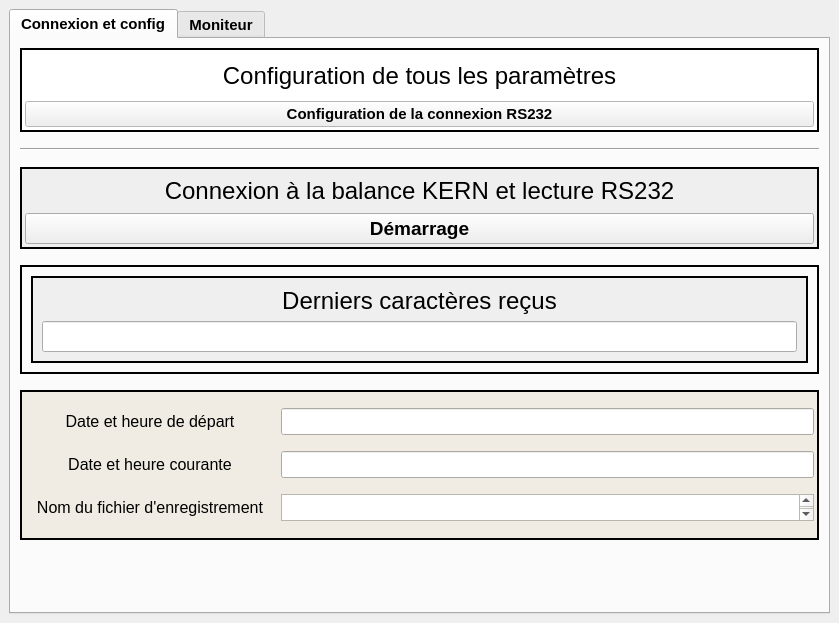
<?xml version="1.0" encoding="UTF-8"?>
<ui version="4.0">
 <class>TPG300</class>
 <widget class="QMainWindow" name="TPG300">
  <property name="geometry">
   <rect>
    <x>0</x>
    <y>0</y>
    <width>839</width>
    <height>623</height>
   </rect>
  </property>
  <property name="sizePolicy">
   <sizepolicy hsizetype="Preferred" vsizetype="Preferred">
    <horstretch>0</horstretch>
    <verstretch>0</verstretch>
   </sizepolicy>
  </property>
  <property name="windowTitle">
   <string>balance KERN lecture RS232 - LETELLIER Frederic - septembre 2025</string>
  </property>
  <widget class="QWidget" name="centralwidget">
   <layout class="QGridLayout">
    <property name="leftMargin">
     <number>9</number>
    </property>
    <property name="topMargin">
     <number>9</number>
    </property>
    <property name="rightMargin">
     <number>9</number>
    </property>
    <property name="bottomMargin">
     <number>9</number>
    </property>
    <property name="spacing">
     <number>6</number>
    </property>
    <item row="0" column="0">
     <widget class="QTabWidget" name="tabWidget">
      <property name="font">
       <font>
        <pointsize>11</pointsize>
        <bold>true</bold>
        <strikeout>false</strikeout>
        <kerning>false</kerning>
       </font>
      </property>
      <property name="currentIndex">
       <number>0</number>
      </property>
      <widget class="QWidget" name="tab">
       <attribute name="title">
        <string>Connexion et config</string>
       </attribute>
       <layout class="QGridLayout">
        <property name="leftMargin">
         <number>9</number>
        </property>
        <property name="topMargin">
         <number>9</number>
        </property>
        <property name="rightMargin">
         <number>9</number>
        </property>
        <property name="bottomMargin">
         <number>9</number>
        </property>
        <property name="spacing">
         <number>6</number>
        </property>
        <item row="9" column="0">
         <spacer>
          <property name="orientation">
           <enum>Qt::Orientation::Vertical</enum>
          </property>
          <property name="sizeHint" stdset="0">
           <size>
            <width>20</width>
            <height>20</height>
           </size>
          </property>
         </spacer>
        </item>
        <item row="6" column="0">
         <widget class="QFrame" name="frame_1_3">
          <property name="minimumSize">
           <size>
            <width>16</width>
            <height>0</height>
           </size>
          </property>
          <property name="palette">
           <palette>
            <active/>
            <inactive/>
            <disabled/>
           </palette>
          </property>
          <property name="autoFillBackground">
           <bool>false</bool>
          </property>
          <property name="frameShape">
           <enum>QFrame::Shape::WinPanel</enum>
          </property>
          <property name="frameShadow">
           <enum>QFrame::Shadow::Plain</enum>
          </property>
          <property name="lineWidth">
           <number>1</number>
          </property>
          <property name="midLineWidth">
           <number>0</number>
          </property>
          <layout class="QGridLayout">
           <property name="leftMargin">
            <number>9</number>
           </property>
           <property name="topMargin">
            <number>9</number>
           </property>
           <property name="rightMargin">
            <number>9</number>
           </property>
           <property name="bottomMargin">
            <number>9</number>
           </property>
           <property name="spacing">
            <number>6</number>
           </property>
           <item row="0" column="0">
            <widget class="QFrame" name="frame_2_1">
             <property name="palette">
              <palette>
               <active/>
               <inactive/>
               <disabled/>
              </palette>
             </property>
             <property name="autoFillBackground">
              <bool>true</bool>
             </property>
             <property name="frameShape">
              <enum>QFrame::Shape::WinPanel</enum>
             </property>
             <property name="frameShadow">
              <enum>QFrame::Shadow::Plain</enum>
             </property>
             <property name="lineWidth">
              <number>1</number>
             </property>
             <layout class="QGridLayout">
              <property name="leftMargin">
               <number>9</number>
              </property>
              <property name="topMargin">
               <number>9</number>
              </property>
              <property name="rightMargin">
               <number>9</number>
              </property>
              <property name="bottomMargin">
               <number>9</number>
              </property>
              <property name="spacing">
               <number>6</number>
              </property>
              <item row="0" column="0">
               <widget class="QLabel" name="label_4">
                <property name="font">
                 <font>
                  <pointsize>18</pointsize>
                  <bold>false</bold>
                  <strikeout>false</strikeout>
                  <kerning>false</kerning>
                 </font>
                </property>
                <property name="text">
                 <string>Derniers caractères reçus</string>
                </property>
                <property name="alignment">
                 <set>Qt::AlignmentFlag::AlignCenter</set>
                </property>
               </widget>
              </item>
              <item row="1" column="0">
               <widget class="QLineEdit" name="lineEdit_1_1">
                <property name="font">
                 <font>
                  <pointsize>14</pointsize>
                  <bold>true</bold>
                  <strikeout>false</strikeout>
                  <kerning>false</kerning>
                 </font>
                </property>
               </widget>
              </item>
             </layout>
            </widget>
           </item>
          </layout>
         </widget>
        </item>
        <item row="7" column="0">
         <spacer>
          <property name="orientation">
           <enum>Qt::Orientation::Vertical</enum>
          </property>
          <property name="sizeType">
           <enum>QSizePolicy::Policy::Fixed</enum>
          </property>
          <property name="sizeHint" stdset="0">
           <size>
            <width>20</width>
            <height>10</height>
           </size>
          </property>
         </spacer>
        </item>
        <item row="3" column="0">
         <spacer>
          <property name="orientation">
           <enum>Qt::Orientation::Vertical</enum>
          </property>
          <property name="sizeType">
           <enum>QSizePolicy::Policy::Fixed</enum>
          </property>
          <property name="sizeHint" stdset="0">
           <size>
            <width>20</width>
            <height>10</height>
           </size>
          </property>
         </spacer>
        </item>
        <item row="4" column="0">
         <widget class="QFrame" name="frame_1_1">
          <property name="minimumSize">
           <size>
            <width>16</width>
            <height>82</height>
           </size>
          </property>
          <property name="palette">
           <palette>
            <active/>
            <inactive/>
            <disabled/>
           </palette>
          </property>
          <property name="autoFillBackground">
           <bool>true</bool>
          </property>
          <property name="frameShape">
           <enum>QFrame::Shape::WinPanel</enum>
          </property>
          <property name="frameShadow">
           <enum>QFrame::Shadow::Plain</enum>
          </property>
          <property name="lineWidth">
           <number>1</number>
          </property>
          <property name="midLineWidth">
           <number>0</number>
          </property>
          <layout class="QGridLayout">
           <property name="leftMargin">
            <number>3</number>
           </property>
           <property name="topMargin">
            <number>3</number>
           </property>
           <property name="rightMargin">
            <number>3</number>
           </property>
           <property name="bottomMargin">
            <number>3</number>
           </property>
           <property name="spacing">
            <number>3</number>
           </property>
           <item row="0" column="0">
            <widget class="QLabel" name="label">
             <property name="font">
              <font>
               <pointsize>18</pointsize>
               <bold>false</bold>
               <underline>false</underline>
               <strikeout>false</strikeout>
               <kerning>false</kerning>
              </font>
             </property>
             <property name="autoFillBackground">
              <bool>false</bool>
             </property>
             <property name="text">
              <string>Connexion à la balance KERN et lecture RS232</string>
             </property>
             <property name="alignment">
              <set>Qt::AlignmentFlag::AlignCenter</set>
             </property>
            </widget>
           </item>
           <item row="1" column="0">
            <widget class="QPushButton" name="pushButton_1_3">
             <property name="font">
              <font>
               <pointsize>14</pointsize>
               <bold>true</bold>
               <strikeout>false</strikeout>
               <kerning>false</kerning>
              </font>
             </property>
             <property name="toolTip">
              <string comment="En appuyant sur le bout">&lt;html&gt;&lt;head&gt;&lt;meta name=&quot;qrichtext&quot; content=&quot;1&quot; /&gt;&lt;style type=&quot;text/css&quot;&gt;
p, li { white-space: pre-wrap; }
&lt;/style&gt;&lt;/head&gt;&lt;body style=&quot; font-family:'MS Shell Dlg 2'; font-size:14pt; font-weight:400; font-style:normal; text-decoration:none;&quot;&gt;
&lt;p style=&quot; margin-top:0px; margin-bottom:0px; margin-left:0px; margin-right:0px; -qt-block-indent:0; text-indent:0px;&quot;&gt;En appuyant sur le bouton, vous démarrez l'enregistrement des pressions.&lt;/p&gt;
&lt;p style=&quot; margin-top:0px; margin-bottom:0px; margin-left:0px; margin-right:0px; -qt-block-indent:0; text-indent:0px;&quot;&gt;Pour arrêter l'enregistrement, il suffit de fermer l'application.&lt;/p&gt;&lt;/body&gt;&lt;/html&gt;</string>
             </property>
             <property name="text">
              <string>Démarrage</string>
             </property>
            </widget>
           </item>
          </layout>
         </widget>
        </item>
        <item row="2" column="0">
         <widget class="Line" name="line_4">
          <property name="orientation">
           <enum>Qt::Orientation::Horizontal</enum>
          </property>
         </widget>
        </item>
        <item row="8" column="0">
         <widget class="QFrame" name="frame_2_8">
          <property name="minimumSize">
           <size>
            <width>16</width>
            <height>150</height>
           </size>
          </property>
          <property name="palette">
           <palette>
            <active>
             <colorrole role="Base">
              <brush brushstyle="SolidPattern">
               <color alpha="255">
                <red>255</red>
                <green>255</green>
                <blue>255</blue>
               </color>
              </brush>
             </colorrole>
             <colorrole role="Window">
              <brush brushstyle="SolidPattern">
               <color alpha="255">
                <red>240</red>
                <green>236</green>
                <blue>227</blue>
               </color>
              </brush>
             </colorrole>
            </active>
            <inactive>
             <colorrole role="Base">
              <brush brushstyle="SolidPattern">
               <color alpha="255">
                <red>255</red>
                <green>255</green>
                <blue>255</blue>
               </color>
              </brush>
             </colorrole>
             <colorrole role="Window">
              <brush brushstyle="SolidPattern">
               <color alpha="255">
                <red>240</red>
                <green>236</green>
                <blue>227</blue>
               </color>
              </brush>
             </colorrole>
            </inactive>
            <disabled>
             <colorrole role="Base">
              <brush brushstyle="SolidPattern">
               <color alpha="255">
                <red>240</red>
                <green>236</green>
                <blue>227</blue>
               </color>
              </brush>
             </colorrole>
             <colorrole role="Window">
              <brush brushstyle="SolidPattern">
               <color alpha="255">
                <red>240</red>
                <green>236</green>
                <blue>227</blue>
               </color>
              </brush>
             </colorrole>
            </disabled>
           </palette>
          </property>
          <property name="autoFillBackground">
           <bool>true</bool>
          </property>
          <property name="frameShape">
           <enum>QFrame::Shape::WinPanel</enum>
          </property>
          <property name="frameShadow">
           <enum>QFrame::Shadow::Plain</enum>
          </property>
          <property name="lineWidth">
           <number>1</number>
          </property>
          <layout class="QGridLayout">
           <property name="leftMargin">
            <number>3</number>
           </property>
           <property name="topMargin">
            <number>3</number>
           </property>
           <property name="rightMargin">
            <number>3</number>
           </property>
           <property name="bottomMargin">
            <number>3</number>
           </property>
           <property name="spacing">
            <number>3</number>
           </property>
           <item row="0" column="0">
            <layout class="QHBoxLayout">
             <property name="spacing">
              <number>6</number>
             </property>
             <property name="leftMargin">
              <number>0</number>
             </property>
             <property name="topMargin">
              <number>0</number>
             </property>
             <property name="rightMargin">
              <number>0</number>
             </property>
             <property name="bottomMargin">
              <number>0</number>
             </property>
             <item>
              <widget class="QLabel" name="label_13">
               <property name="sizePolicy">
                <sizepolicy hsizetype="Fixed" vsizetype="Preferred">
                 <horstretch>250</horstretch>
                 <verstretch>0</verstretch>
                </sizepolicy>
               </property>
               <property name="minimumSize">
                <size>
                 <width>250</width>
                 <height>0</height>
                </size>
               </property>
               <property name="font">
                <font>
                 <pointsize>12</pointsize>
                 <bold>false</bold>
                 <strikeout>false</strikeout>
                 <kerning>false</kerning>
                </font>
               </property>
               <property name="text">
                <string>Date et heure de départ</string>
               </property>
               <property name="alignment">
                <set>Qt::AlignmentFlag::AlignCenter</set>
               </property>
              </widget>
             </item>
             <item>
              <widget class="QLineEdit" name="lineEdit_1_5">
               <property name="font">
                <font>
                 <pointsize>12</pointsize>
                 <bold>false</bold>
                 <strikeout>false</strikeout>
                 <kerning>false</kerning>
                </font>
               </property>
              </widget>
             </item>
            </layout>
           </item>
           <item row="1" column="0">
            <layout class="QHBoxLayout">
             <property name="spacing">
              <number>6</number>
             </property>
             <property name="leftMargin">
              <number>0</number>
             </property>
             <property name="topMargin">
              <number>0</number>
             </property>
             <property name="rightMargin">
              <number>0</number>
             </property>
             <property name="bottomMargin">
              <number>0</number>
             </property>
             <item>
              <widget class="QLabel" name="label_16">
               <property name="sizePolicy">
                <sizepolicy hsizetype="Fixed" vsizetype="Preferred">
                 <horstretch>250</horstretch>
                 <verstretch>0</verstretch>
                </sizepolicy>
               </property>
               <property name="minimumSize">
                <size>
                 <width>250</width>
                 <height>0</height>
                </size>
               </property>
               <property name="font">
                <font>
                 <pointsize>12</pointsize>
                 <bold>false</bold>
                 <strikeout>false</strikeout>
                 <kerning>false</kerning>
                </font>
               </property>
               <property name="text">
                <string>Date et heure courante</string>
               </property>
               <property name="alignment">
                <set>Qt::AlignmentFlag::AlignCenter</set>
               </property>
              </widget>
             </item>
             <item>
              <widget class="QLineEdit" name="lineEdit_1_7">
               <property name="font">
                <font>
                 <pointsize>12</pointsize>
                 <bold>false</bold>
                 <strikeout>false</strikeout>
                 <kerning>false</kerning>
                </font>
               </property>
              </widget>
             </item>
            </layout>
           </item>
           <item row="2" column="0">
            <layout class="QHBoxLayout">
             <property name="spacing">
              <number>6</number>
             </property>
             <property name="leftMargin">
              <number>0</number>
             </property>
             <property name="topMargin">
              <number>0</number>
             </property>
             <property name="rightMargin">
              <number>0</number>
             </property>
             <property name="bottomMargin">
              <number>0</number>
             </property>
             <item>
              <widget class="QLabel" name="label_18">
               <property name="sizePolicy">
                <sizepolicy hsizetype="Fixed" vsizetype="Preferred">
                 <horstretch>170</horstretch>
                 <verstretch>0</verstretch>
                </sizepolicy>
               </property>
               <property name="minimumSize">
                <size>
                 <width>250</width>
                 <height>0</height>
                </size>
               </property>
               <property name="font">
                <font>
                 <pointsize>12</pointsize>
                 <bold>false</bold>
                 <strikeout>false</strikeout>
                 <kerning>false</kerning>
                </font>
               </property>
               <property name="text">
                <string>Nom du fichier d'enregistrement</string>
               </property>
               <property name="alignment">
                <set>Qt::AlignmentFlag::AlignCenter</set>
               </property>
              </widget>
             </item>
             <item>
              <widget class="QTextEdit" name="textEdit_1_1">
               <property name="sizePolicy">
                <sizepolicy hsizetype="Expanding" vsizetype="Preferred">
                 <horstretch>0</horstretch>
                 <verstretch>0</verstretch>
                </sizepolicy>
               </property>
               <property name="maximumSize">
                <size>
                 <width>16777215</width>
                 <height>27</height>
                </size>
               </property>
               <property name="font">
                <font>
                 <pointsize>12</pointsize>
                 <bold>false</bold>
                 <strikeout>false</strikeout>
                 <kerning>false</kerning>
                </font>
               </property>
              </widget>
             </item>
            </layout>
           </item>
          </layout>
         </widget>
        </item>
        <item row="1" column="0">
         <spacer>
          <property name="orientation">
           <enum>Qt::Orientation::Vertical</enum>
          </property>
          <property name="sizeType">
           <enum>QSizePolicy::Policy::Fixed</enum>
          </property>
          <property name="sizeHint" stdset="0">
           <size>
            <width>20</width>
            <height>10</height>
           </size>
          </property>
         </spacer>
        </item>
        <item row="0" column="0">
         <widget class="QFrame" name="frame_1_2">
          <property name="minimumSize">
           <size>
            <width>16</width>
            <height>84</height>
           </size>
          </property>
          <property name="palette">
           <palette>
            <active>
             <colorrole role="Base">
              <brush brushstyle="SolidPattern">
               <color alpha="255">
                <red>255</red>
                <green>255</green>
                <blue>255</blue>
               </color>
              </brush>
             </colorrole>
             <colorrole role="Window">
              <brush brushstyle="SolidPattern">
               <color alpha="255">
                <red>255</red>
                <green>255</green>
                <blue>255</blue>
               </color>
              </brush>
             </colorrole>
            </active>
            <inactive>
             <colorrole role="Base">
              <brush brushstyle="SolidPattern">
               <color alpha="255">
                <red>255</red>
                <green>255</green>
                <blue>255</blue>
               </color>
              </brush>
             </colorrole>
             <colorrole role="Window">
              <brush brushstyle="SolidPattern">
               <color alpha="255">
                <red>255</red>
                <green>255</green>
                <blue>255</blue>
               </color>
              </brush>
             </colorrole>
            </inactive>
            <disabled>
             <colorrole role="Base">
              <brush brushstyle="SolidPattern">
               <color alpha="255">
                <red>255</red>
                <green>255</green>
                <blue>255</blue>
               </color>
              </brush>
             </colorrole>
             <colorrole role="Window">
              <brush brushstyle="SolidPattern">
               <color alpha="255">
                <red>255</red>
                <green>255</green>
                <blue>255</blue>
               </color>
              </brush>
             </colorrole>
            </disabled>
           </palette>
          </property>
          <property name="autoFillBackground">
           <bool>true</bool>
          </property>
          <property name="frameShape">
           <enum>QFrame::Shape::WinPanel</enum>
          </property>
          <property name="frameShadow">
           <enum>QFrame::Shadow::Plain</enum>
          </property>
          <property name="lineWidth">
           <number>1</number>
          </property>
          <property name="midLineWidth">
           <number>0</number>
          </property>
          <layout class="QGridLayout">
           <property name="leftMargin">
            <number>3</number>
           </property>
           <property name="topMargin">
            <number>3</number>
           </property>
           <property name="rightMargin">
            <number>3</number>
           </property>
           <property name="bottomMargin">
            <number>3</number>
           </property>
           <property name="spacing">
            <number>3</number>
           </property>
           <item row="1" column="0">
            <layout class="QHBoxLayout">
             <property name="spacing">
              <number>6</number>
             </property>
             <property name="leftMargin">
              <number>0</number>
             </property>
             <property name="topMargin">
              <number>0</number>
             </property>
             <property name="rightMargin">
              <number>0</number>
             </property>
             <property name="bottomMargin">
              <number>0</number>
             </property>
             <item>
              <widget class="QPushButton" name="pushButton_1_1">
               <property name="font">
                <font>
                 <pointsize>11</pointsize>
                 <bold>true</bold>
                 <strikeout>false</strikeout>
                 <kerning>false</kerning>
                </font>
               </property>
               <property name="text">
                <string>Configuration de la connexion RS232</string>
               </property>
              </widget>
             </item>
            </layout>
           </item>
           <item row="0" column="0">
            <widget class="QLabel" name="label_2">
             <property name="font">
              <font>
               <pointsize>18</pointsize>
               <bold>false</bold>
               <strikeout>false</strikeout>
               <kerning>false</kerning>
              </font>
             </property>
             <property name="text">
              <string>Configuration de tous les paramètres</string>
             </property>
             <property name="alignment">
              <set>Qt::AlignmentFlag::AlignCenter</set>
             </property>
            </widget>
           </item>
          </layout>
         </widget>
        </item>
        <item row="5" column="0">
         <spacer>
          <property name="orientation">
           <enum>Qt::Orientation::Vertical</enum>
          </property>
          <property name="sizeType">
           <enum>QSizePolicy::Policy::Fixed</enum>
          </property>
          <property name="sizeHint" stdset="0">
           <size>
            <width>20</width>
            <height>10</height>
           </size>
          </property>
         </spacer>
        </item>
       </layout>
      </widget>
      <widget class="QWidget" name="tab_8">
       <attribute name="title">
        <string>Moniteur</string>
       </attribute>
       <layout class="QGridLayout">
        <property name="leftMargin">
         <number>3</number>
        </property>
        <property name="topMargin">
         <number>3</number>
        </property>
        <property name="rightMargin">
         <number>3</number>
        </property>
        <property name="bottomMargin">
         <number>3</number>
        </property>
        <property name="spacing">
         <number>3</number>
        </property>
        <item row="0" column="0">
         <widget class="QTextEdit" name="textEdit_2_1"/>
        </item>
       </layout>
      </widget>
     </widget>
    </item>
   </layout>
  </widget>
 </widget>
 <resources/>
 <connections/>
</ui>
